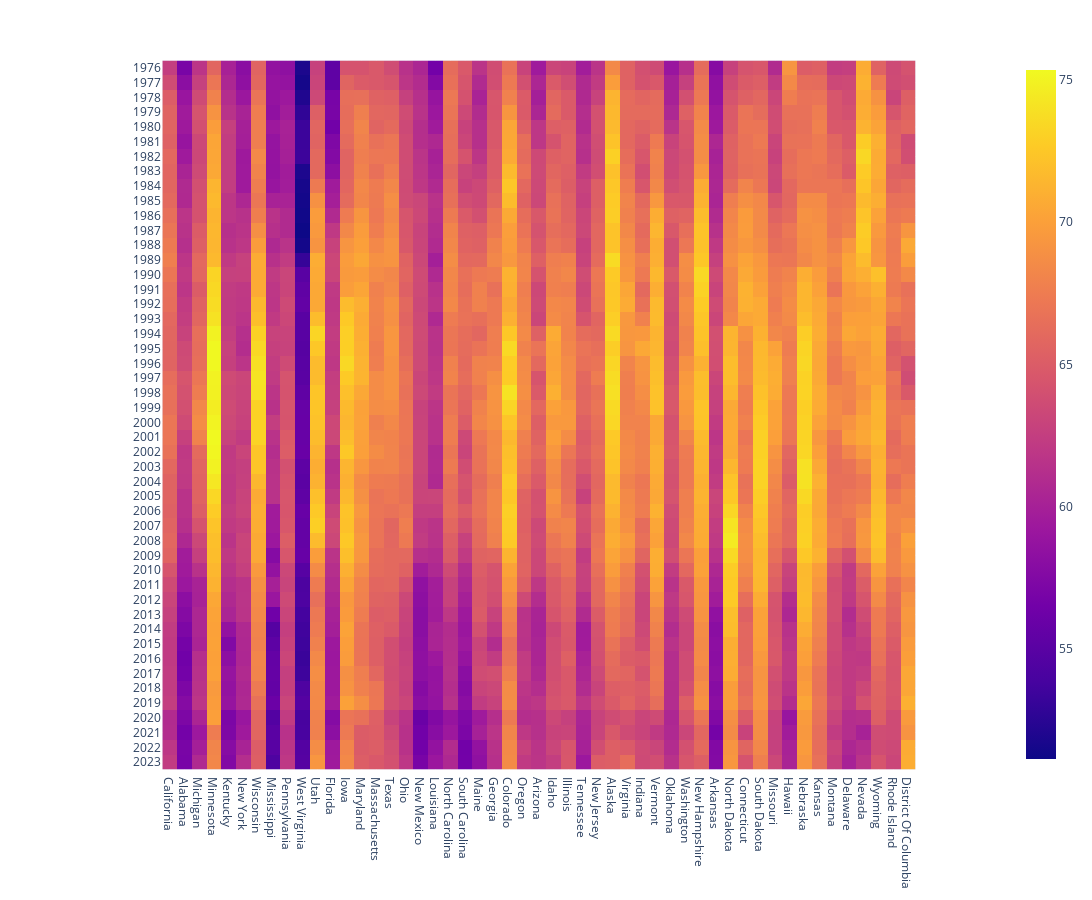

The code cell stored with this chart in its notebook:
### Code cell
px.imshow(yearly_par_df, height = 900, width =1500)

### Figure 1 — Plotly figure (JSON) as saved in the notebook; plotly's stock layout.template omitted (floating-point values rounded to 4 significant figures; data arrays with more than 128 entries replaced by an {"elided": "..."} marker saying what was removed)
{"data": [{"coloraxis": "coloraxis", "hovertemplate": "x: %{x}<br>y: %{y}<br>color: %{z}<extra></extra>", "name": "0", "type": "heatmap", "x": ["California", "Alabama", "Michigan", "Minnesota", "Kentucky", "New York", "Wisconsin", "Mississippi", "Pennsylvania", "West Virginia", "Utah", "Florida", "Iowa", "Maryland", "Massachusetts", "Texas", "Ohio", "New Mexico", "Louisiana", "North Carolina", "South Carolina", "Maine", "Georgia", "Colorado", "Oregon", "Arizona", "Idaho", "Illinois", "Tennessee", "New Jersey", "Alaska", "Virginia", "Indiana", "Vermont", "Oklahoma", "Washington", "New Hampshire", "Arkansas", "North Dakota", "Connecticut", "South Dakota", "Missouri", "Hawaii", "Nebraska", "Kansas", "Montana", "Delaware", "Nevada", "Wyoming", "Rhode Island", "District Of Columbia"], "xaxis": "x", "y": ["1976", "1977", "1978", "1979", "1980", "1981", "1982", "1983", "1984", "1985", "1986", "1987", "1988", "1989", "1990", "1991", "1992", "1993", "1994", "1995", "1996", "1997", "1998", "1999", "2000", "2001", "2002", "2003", "2004", "2005", "2006", "2007", "2008", "2009", "2010", "2011", "2012", "2013", "2014", "2015", "2016", "2017", "2018", "2019", "2020", "2021", "2022", "2023"], "yaxis": "y", "z": {"elided": "48x51 float values"}}], "layout": {"coloraxis": {"colorscale": [[0, "#0d0887"], [0.1111, "#46039f"], [0.2222, "#7201a8"], [0.3333, "#9c179e"], [0.4444, "#bd3786"], [0.5556, "#d8576b"], [0.6667, "#ed7953"], [0.7778, "#fb9f3a"], [0.8889, "#fdca26"], [1, "#f0f921"]]}, "height": 900, "margin": {"t": 60}, "width": 1500, "xaxis": {"anchor": "y", "constrain": "domain", "domain": [0, 1], "scaleanchor": "y"}, "yaxis": {"anchor": "x", "autorange": "reversed", "constrain": "domain", "domain": [0, 1]}}}
